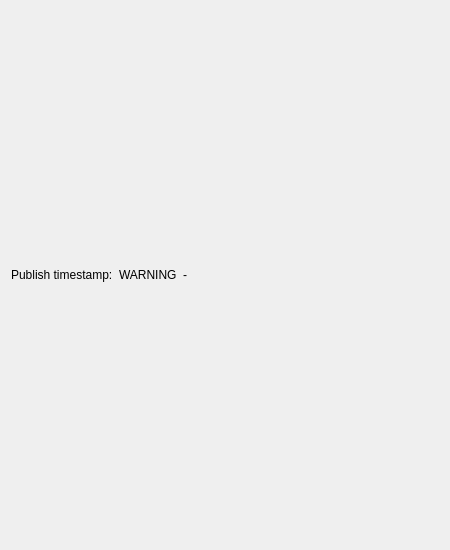
<?xml version="1.0" encoding="UTF-8"?>
<ui version="4.0">
 <class>PluginWidget</class>
 <widget class="QWidget" name="PluginWidget">
  <property name="geometry">
   <rect>
    <x>0</x>
    <y>0</y>
    <width>450</width>
    <height>550</height>
   </rect>
  </property>
  <property name="windowTitle">
   <string>GroupWidget</string>
  </property>
  <layout class="QVBoxLayout" name="verticalLayout">
   <item>
    <layout class="QHBoxLayout" name="content_layout"/>
   </item>
   <item>
    <layout class="QHBoxLayout" name="horizontalLayout">
     <item>
      <widget class="QLabel" name="publish_timestamp_description_label">
       <property name="minimumSize">
        <size>
         <width>10</width>
         <height>0</height>
        </size>
       </property>
       <property name="text">
        <string>Publish timestamp:</string>
       </property>
      </widget>
     </item>
     <item>
      <widget class="QLabel" name="publish_timestamp_warning_label">
       <property name="text">
        <string>WARNING</string>
       </property>
      </widget>
     </item>
     <item>
      <widget class="QLabel" name="publish_timestamp_label">
       <property name="minimumSize">
        <size>
         <width>10</width>
         <height>0</height>
        </size>
       </property>
       <property name="text">
        <string>-</string>
       </property>
      </widget>
     </item>
     <item>
      <spacer name="horizontalSpacer">
       <property name="orientation">
        <enum>Qt::Orientation::Horizontal</enum>
       </property>
       <property name="sizeHint" stdset="0">
        <size>
         <width>0</width>
         <height>0</height>
        </size>
       </property>
      </spacer>
     </item>
    </layout>
   </item>
  </layout>
 </widget>
 <resources>
  <include location="../../../../iconset/ecalicons.qrc"/>
 </resources>
 <connections/>
</ui>
